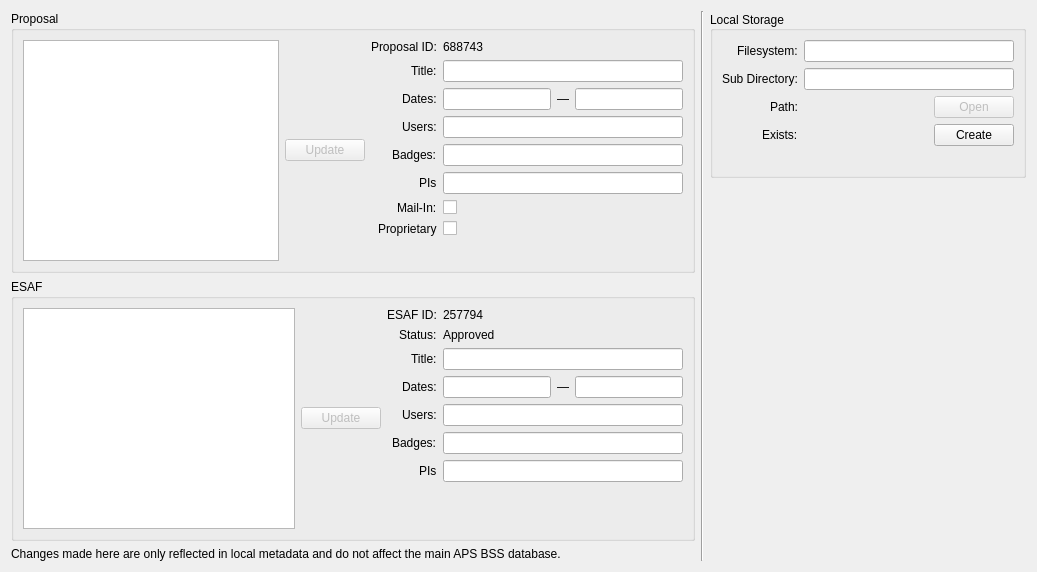
<?xml version="1.0" encoding="UTF-8"?>
<ui version="4.0">
 <class>Form</class>
 <widget class="QWidget" name="Form">
  <property name="geometry">
   <rect>
    <x>0</x>
    <y>0</y>
    <width>1037</width>
    <height>572</height>
   </rect>
  </property>
  <property name="sizePolicy">
   <sizepolicy hsizetype="Preferred" vsizetype="Preferred">
    <horstretch>0</horstretch>
    <verstretch>0</verstretch>
   </sizepolicy>
  </property>
  <property name="windowTitle">
   <string>Beamline Scheduling System (BSS)</string>
  </property>
  <layout class="QHBoxLayout" name="horizontalLayout_7">
   <item>
    <layout class="QVBoxLayout" name="verticalLayout">
     <item>
      <widget class="QGroupBox" name="proposal_group_box">
       <property name="title">
        <string>Proposal</string>
       </property>
       <layout class="QHBoxLayout" name="horizontalLayout_2">
        <item>
         <widget class="QTableView" name="proposal_view">
          <property name="sizePolicy">
           <sizepolicy hsizetype="Expanding" vsizetype="Expanding">
            <horstretch>0</horstretch>
            <verstretch>0</verstretch>
           </sizepolicy>
          </property>
          <property name="minimumSize">
           <size>
            <width>0</width>
            <height>0</height>
           </size>
          </property>
          <property name="baseSize">
           <size>
            <width>400</width>
            <height>0</height>
           </size>
          </property>
         </widget>
        </item>
        <item>
         <widget class="QPushButton" name="update_proposal_button">
          <property name="enabled">
           <bool>false</bool>
          </property>
          <property name="text">
           <string>Update</string>
          </property>
         </widget>
        </item>
        <item>
         <layout class="QFormLayout" name="proposal_form_layout">
          <property name="labelAlignment">
           <set>Qt::AlignRight|Qt::AlignTrailing|Qt::AlignVCenter</set>
          </property>
          <property name="rightMargin">
           <number>0</number>
          </property>
          <item row="0" column="0">
           <widget class="QLabel" name="label">
            <property name="text">
             <string>Proposal ID:</string>
            </property>
           </widget>
          </item>
          <item row="0" column="1">
           <widget class="PyDMLabel" name="proposal_id_label">
            <property name="sizePolicy">
             <sizepolicy hsizetype="Expanding" vsizetype="Preferred">
              <horstretch>0</horstretch>
              <verstretch>0</verstretch>
             </sizepolicy>
            </property>
            <property name="toolTip">
             <string/>
            </property>
            <property name="text">
             <string>688743</string>
            </property>
            <property name="channel" stdset="0">
             <string>haven://beamline_manager.bss.proposal.proposal_id</string>
            </property>
           </widget>
          </item>
          <item row="1" column="0">
           <widget class="QLabel" name="label_2">
            <property name="text">
             <string>Title:</string>
            </property>
           </widget>
          </item>
          <item row="1" column="1">
           <widget class="PyDMLineEdit" name="proposal_title_line_edit">
            <property name="toolTip">
             <string/>
            </property>
            <property name="channel" stdset="0">
             <string>haven://beamline_manager.bss.proposal.title</string>
            </property>
            <property name="displayFormat" stdset="0">
             <enum>PyDMLineEdit::String</enum>
            </property>
           </widget>
          </item>
          <item row="2" column="0">
           <widget class="QLabel" name="label_5">
            <property name="text">
             <string>Dates:</string>
            </property>
           </widget>
          </item>
          <item row="2" column="1">
           <layout class="QHBoxLayout" name="horizontalLayout_3">
            <item>
             <widget class="PyDMLineEdit" name="PyDMLineEdit">
              <property name="toolTip">
               <string/>
              </property>
              <property name="channel" stdset="0">
               <string>haven://beamline_manager.bss.proposal.start_date</string>
              </property>
              <property name="displayFormat" stdset="0">
               <enum>PyDMLineEdit::String</enum>
              </property>
             </widget>
            </item>
            <item>
             <widget class="QLabel" name="label_16">
              <property name="text">
               <string>—</string>
              </property>
             </widget>
            </item>
            <item>
             <widget class="PyDMLineEdit" name="PyDMLineEdit_5">
              <property name="toolTip">
               <string/>
              </property>
              <property name="channel" stdset="0">
               <string>haven://beamline_manager.bss.proposal.end_date</string>
              </property>
              <property name="displayFormat" stdset="0">
               <enum>PyDMLineEdit::String</enum>
              </property>
             </widget>
            </item>
           </layout>
          </item>
          <item row="3" column="0">
           <widget class="QLabel" name="label_7">
            <property name="text">
             <string>Users:</string>
            </property>
           </widget>
          </item>
          <item row="3" column="1">
           <widget class="PyDMLineEdit" name="proposal_users_line_edit">
            <property name="toolTip">
             <string/>
            </property>
            <property name="channel" stdset="0">
             <string>haven://beamline_manager.bss.proposal.user_last_names</string>
            </property>
            <property name="displayFormat" stdset="0">
             <enum>PyDMLineEdit::String</enum>
            </property>
           </widget>
          </item>
          <item row="4" column="0">
           <widget class="QLabel" name="label_8">
            <property name="text">
             <string>Badges:</string>
            </property>
           </widget>
          </item>
          <item row="4" column="1">
           <widget class="PyDMLineEdit" name="proposal_badges_line_edit">
            <property name="toolTip">
             <string/>
            </property>
            <property name="channel" stdset="0">
             <string>haven://beamline_manager.bss.proposal.user_badges</string>
            </property>
            <property name="displayFormat" stdset="0">
             <enum>PyDMLineEdit::String</enum>
            </property>
           </widget>
          </item>
          <item row="6" column="0">
           <widget class="QLabel" name="label_9">
            <property name="text">
             <string>Mail-In:</string>
            </property>
           </widget>
          </item>
          <item row="6" column="1">
           <widget class="PyDMCheckbox" name="proposal_mailin_checkbox">
            <property name="toolTip">
             <string/>
            </property>
            <property name="channel" stdset="0">
             <string>haven://beamline_manager.bss.proposal.mail_in_flag</string>
            </property>
           </widget>
          </item>
          <item row="7" column="0">
           <widget class="QLabel" name="label_10">
            <property name="text">
             <string>Proprietary</string>
            </property>
           </widget>
          </item>
          <item row="7" column="1">
           <widget class="PyDMCheckbox" name="proposal_proprietary_checkbox">
            <property name="toolTip">
             <string/>
            </property>
            <property name="channel" stdset="0">
             <string>haven://beamline_manager.bss.proposal.proprietary_flag</string>
            </property>
           </widget>
          </item>
          <item row="5" column="1">
           <widget class="PyDMLineEdit" name="PyDMLineEdit_9">
            <property name="toolTip">
             <string/>
            </property>
            <property name="channel" stdset="0">
             <string>haven://beamline_manager.bss.proposal.user_PIs</string>
            </property>
           </widget>
          </item>
          <item row="5" column="0">
           <widget class="QLabel" name="label_19">
            <property name="text">
             <string>PIs</string>
            </property>
           </widget>
          </item>
         </layout>
        </item>
       </layout>
      </widget>
     </item>
     <item>
      <widget class="QGroupBox" name="esaf_group_box">
       <property name="title">
        <string>ESAF</string>
       </property>
       <layout class="QHBoxLayout" name="horizontalLayout">
        <item>
         <widget class="QTableView" name="esaf_view">
          <property name="sizePolicy">
           <sizepolicy hsizetype="Expanding" vsizetype="Expanding">
            <horstretch>0</horstretch>
            <verstretch>0</verstretch>
           </sizepolicy>
          </property>
          <property name="minimumSize">
           <size>
            <width>0</width>
            <height>0</height>
           </size>
          </property>
          <property name="baseSize">
           <size>
            <width>400</width>
            <height>0</height>
           </size>
          </property>
         </widget>
        </item>
        <item>
         <widget class="QPushButton" name="update_esaf_button">
          <property name="enabled">
           <bool>false</bool>
          </property>
          <property name="text">
           <string>Update</string>
          </property>
         </widget>
        </item>
        <item>
         <layout class="QFormLayout" name="formLayout">
          <property name="labelAlignment">
           <set>Qt::AlignRight|Qt::AlignTrailing|Qt::AlignVCenter</set>
          </property>
          <property name="rightMargin">
           <number>0</number>
          </property>
          <item row="0" column="0">
           <widget class="QLabel" name="label_3">
            <property name="text">
             <string>ESAF ID:</string>
            </property>
           </widget>
          </item>
          <item row="0" column="1">
           <widget class="PyDMLabel" name="PyDMLabel">
            <property name="sizePolicy">
             <sizepolicy hsizetype="Expanding" vsizetype="Preferred">
              <horstretch>0</horstretch>
              <verstretch>0</verstretch>
             </sizepolicy>
            </property>
            <property name="toolTip">
             <string/>
            </property>
            <property name="text">
             <string>257794</string>
            </property>
            <property name="channel" stdset="0">
             <string>haven://beamline_manager.bss.esaf.esaf_id</string>
            </property>
           </widget>
          </item>
          <item row="1" column="0">
           <widget class="QLabel" name="label_15">
            <property name="text">
             <string>Status:</string>
            </property>
           </widget>
          </item>
          <item row="1" column="1">
           <widget class="PyDMLabel" name="PyDMLabel_2">
            <property name="toolTip">
             <string/>
            </property>
            <property name="text">
             <string>Approved</string>
            </property>
            <property name="channel" stdset="0">
             <string>haven://beamline_manager.bss.esaf.esaf_status</string>
            </property>
           </widget>
          </item>
          <item row="2" column="0">
           <widget class="QLabel" name="label_4">
            <property name="text">
             <string>Title:</string>
            </property>
           </widget>
          </item>
          <item row="2" column="1">
           <widget class="PyDMLineEdit" name="PyDMLineEdit_2">
            <property name="toolTip">
             <string/>
            </property>
            <property name="channel" stdset="0">
             <string>haven://beamline_manager.bss.esaf.title</string>
            </property>
            <property name="displayFormat" stdset="0">
             <enum>PyDMLineEdit::String</enum>
            </property>
           </widget>
          </item>
          <item row="3" column="0">
           <widget class="QLabel" name="label_11">
            <property name="text">
             <string>Dates:</string>
            </property>
           </widget>
          </item>
          <item row="3" column="1">
           <layout class="QHBoxLayout" name="horizontalLayout_4">
            <item>
             <widget class="PyDMLineEdit" name="PyDMLineEdit_6">
              <property name="toolTip">
               <string/>
              </property>
              <property name="channel" stdset="0">
               <string>haven://beamline_manager.bss.esaf.start_date</string>
              </property>
              <property name="displayFormat" stdset="0">
               <enum>PyDMLineEdit::String</enum>
              </property>
             </widget>
            </item>
            <item>
             <widget class="QLabel" name="label_6">
              <property name="text">
               <string>—</string>
              </property>
             </widget>
            </item>
            <item>
             <widget class="PyDMLineEdit" name="PyDMLineEdit_7">
              <property name="toolTip">
               <string/>
              </property>
              <property name="channel" stdset="0">
               <string>haven://beamline_manager.bss.esaf.end_date</string>
              </property>
              <property name="displayFormat" stdset="0">
               <enum>PyDMLineEdit::String</enum>
              </property>
             </widget>
            </item>
           </layout>
          </item>
          <item row="4" column="0">
           <widget class="QLabel" name="label_13">
            <property name="text">
             <string>Users:</string>
            </property>
           </widget>
          </item>
          <item row="4" column="1">
           <widget class="PyDMLineEdit" name="PyDMLineEdit_3">
            <property name="toolTip">
             <string/>
            </property>
            <property name="channel" stdset="0">
             <string>haven://beamline_manager.bss.esaf.user_last_names</string>
            </property>
            <property name="displayFormat" stdset="0">
             <enum>PyDMLineEdit::String</enum>
            </property>
           </widget>
          </item>
          <item row="5" column="0">
           <widget class="QLabel" name="label_14">
            <property name="text">
             <string>Badges:</string>
            </property>
           </widget>
          </item>
          <item row="5" column="1">
           <widget class="PyDMLineEdit" name="PyDMLineEdit_4">
            <property name="toolTip">
             <string/>
            </property>
            <property name="channel" stdset="0">
             <string>haven://beamline_manager.bss.esaf.user_badges</string>
            </property>
            <property name="displayFormat" stdset="0">
             <enum>PyDMLineEdit::String</enum>
            </property>
           </widget>
          </item>
          <item row="6" column="1">
           <widget class="PyDMLineEdit" name="PyDMLineEdit_8">
            <property name="toolTip">
             <string/>
            </property>
            <property name="channel" stdset="0">
             <string>haven://beamline_manager.bss.esaf.user_PIs</string>
            </property>
           </widget>
          </item>
          <item row="6" column="0">
           <widget class="QLabel" name="label_20">
            <property name="text">
             <string>PIs</string>
            </property>
           </widget>
          </item>
         </layout>
        </item>
       </layout>
      </widget>
     </item>
     <item>
      <widget class="QLabel" name="disclaimer_label">
       <property name="text">
        <string>Changes made here are only reflected in local metadata and do not affect the main APS BSS database.</string>
       </property>
      </widget>
     </item>
    </layout>
   </item>
   <item>
    <widget class="Line" name="line">
     <property name="orientation">
      <enum>Qt::Vertical</enum>
     </property>
    </widget>
   </item>
   <item>
    <layout class="QVBoxLayout" name="verticalLayout_2">
     <item>
      <widget class="QGroupBox" name="groupBox">
       <property name="title">
        <string>Local Storage</string>
       </property>
       <property name="alignment">
        <set>Qt::AlignLeading|Qt::AlignLeft|Qt::AlignVCenter</set>
       </property>
       <layout class="QFormLayout" name="formLayout_2">
        <property name="labelAlignment">
         <set>Qt::AlignRight|Qt::AlignTrailing|Qt::AlignVCenter</set>
        </property>
        <item row="2" column="0">
         <widget class="QLabel" name="label_12">
          <property name="text">
           <string>Path:</string>
          </property>
         </widget>
        </item>
        <item row="2" column="1">
         <layout class="QHBoxLayout" name="horizontalLayout_5">
          <item>
           <widget class="PyDMLabel" name="PyDMLabel_3">
            <property name="toolTip">
             <string/>
            </property>
            <property name="channel" stdset="0">
             <string>haven://beamline_manager.local_storage.full_path</string>
            </property>
           </widget>
          </item>
          <item>
           <spacer name="horizontalSpacer_2">
            <property name="orientation">
             <enum>Qt::Horizontal</enum>
            </property>
            <property name="sizeHint" stdset="0">
             <size>
              <width>40</width>
              <height>20</height>
             </size>
            </property>
           </spacer>
          </item>
          <item>
           <widget class="QPushButton" name="pushButton">
            <property name="enabled">
             <bool>false</bool>
            </property>
            <property name="text">
             <string>Open</string>
            </property>
           </widget>
          </item>
         </layout>
        </item>
        <item row="4" column="0">
         <widget class="QLabel" name="label_17">
          <property name="text">
           <string/>
          </property>
         </widget>
        </item>
        <item row="3" column="0">
         <widget class="QLabel" name="label_18">
          <property name="text">
           <string>Exists:</string>
          </property>
         </widget>
        </item>
        <item row="3" column="1">
         <layout class="QHBoxLayout" name="horizontalLayout_6">
          <item>
           <widget class="PyDMByteIndicator" name="PyDMByteIndicator">
            <property name="sizePolicy">
             <sizepolicy hsizetype="Fixed" vsizetype="Fixed">
              <horstretch>0</horstretch>
              <verstretch>0</verstretch>
             </sizepolicy>
            </property>
            <property name="toolTip">
             <string/>
            </property>
            <property name="alarmSensitiveContent" stdset="0">
             <bool>false</bool>
            </property>
            <property name="alarmSensitiveBorder" stdset="0">
             <bool>true</bool>
            </property>
            <property name="PyDMToolTip" stdset="0">
             <string/>
            </property>
            <property name="channel" stdset="0">
             <string>haven://beamline_manager.local_storage.exists</string>
            </property>
            <property name="showLabels" stdset="0">
             <bool>false</bool>
            </property>
            <property name="bigEndian" stdset="0">
             <bool>false</bool>
            </property>
            <property name="circles" stdset="0">
             <bool>false</bool>
            </property>
            <property name="labelPosition" stdset="0">
             <enum>QTabWidget::West</enum>
            </property>
            <property name="numBits" stdset="0">
             <number>1</number>
            </property>
            <property name="shift" stdset="0">
             <number>0</number>
            </property>
            <property name="labels" stdset="0">
             <stringlist>
              <string>Exists</string>
             </stringlist>
            </property>
           </widget>
          </item>
          <item>
           <spacer name="horizontalSpacer">
            <property name="orientation">
             <enum>Qt::Horizontal</enum>
            </property>
            <property name="sizeHint" stdset="0">
             <size>
              <width>40</width>
              <height>20</height>
             </size>
            </property>
           </spacer>
          </item>
          <item>
           <widget class="PyDMPushButton" name="PyDMPushButton">
            <property name="toolTip">
             <string/>
            </property>
            <property name="text">
             <string>Create</string>
            </property>
            <property name="channel" stdset="0">
             <string>haven://beamline_manager.local_storage.create</string>
            </property>
           </widget>
          </item>
         </layout>
        </item>
        <item row="0" column="0">
         <widget class="QLabel" name="label_21">
          <property name="text">
           <string>Filesystem:</string>
          </property>
         </widget>
        </item>
        <item row="1" column="0">
         <widget class="QLabel" name="label_22">
          <property name="text">
           <string>Sub Directory:</string>
          </property>
         </widget>
        </item>
        <item row="0" column="1">
         <widget class="PyDMLineEdit" name="PyDMLineEdit_10">
          <property name="toolTip">
           <string/>
          </property>
          <property name="channel" stdset="0">
           <string>haven://beamline_manager.local_storage.file_system</string>
          </property>
         </widget>
        </item>
        <item row="1" column="1">
         <widget class="PyDMLineEdit" name="PyDMLineEdit_11">
          <property name="toolTip">
           <string/>
          </property>
          <property name="channel" stdset="0">
           <string>haven://beamline_manager.local_storage.sub_directory</string>
          </property>
         </widget>
        </item>
       </layout>
      </widget>
     </item>
     <item>
      <spacer name="verticalSpacer">
       <property name="orientation">
        <enum>Qt::Vertical</enum>
       </property>
       <property name="sizeHint" stdset="0">
        <size>
         <width>20</width>
         <height>40</height>
        </size>
       </property>
      </spacer>
     </item>
    </layout>
   </item>
  </layout>
 </widget>
 <customwidgets>
  <customwidget>
   <class>PyDMLabel</class>
   <extends>QLabel</extends>
   <header>pydm.widgets.label</header>
  </customwidget>
  <customwidget>
   <class>PyDMByteIndicator</class>
   <extends>QWidget</extends>
   <header>pydm.widgets.byte</header>
  </customwidget>
  <customwidget>
   <class>PyDMCheckbox</class>
   <extends>QCheckBox</extends>
   <header>pydm.widgets.checkbox</header>
  </customwidget>
  <customwidget>
   <class>PyDMLineEdit</class>
   <extends>QLineEdit</extends>
   <header>pydm.widgets.line_edit</header>
  </customwidget>
  <customwidget>
   <class>PyDMPushButton</class>
   <extends>QPushButton</extends>
   <header>pydm.widgets.pushbutton</header>
  </customwidget>
 </customwidgets>
 <resources/>
 <connections/>
</ui>
